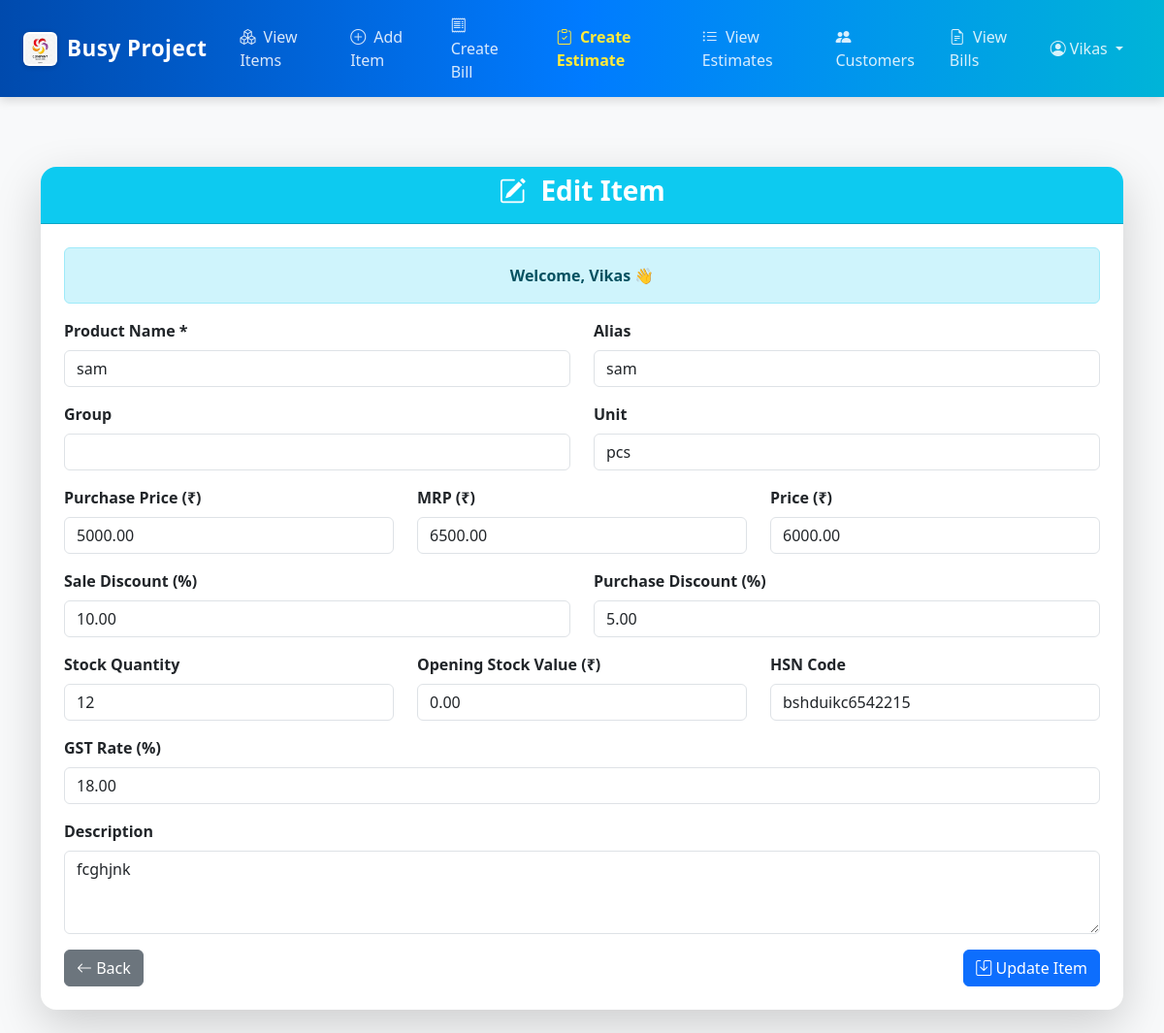
Page /edit-item/7/ (signed in) on the committed database.
### items/models.py (models this page shows, shortened)
class Item(models.Model):
    name = models.CharField(max_length=200)
    alias = models.CharField(max_length=200, blank=True, null=True)
    group = models.CharField(max_length=100, blank=True, null=True)
    unit = models.CharField(max_length=50, blank=True, null=True)
    purchase_price = models.DecimalField(max_digits=10, decimal_places=2, default=0)
    mrp = models.DecimalField(max_digits=10, decimal_places=2, default=0)
    sale_discount = models.DecimalField(max_digits=5, decimal_places=2, default=0)
    purchase_discount = models.DecimalField(max_digits=5, decimal_places=2, default=0)
    opening_stock_value = models.DecimalField(max_digits=10, decimal_places=2, default=0)
    description = models.TextField(blank=True, null=True)
    hsn_code = models.CharField(max_length=50, blank=True, null=True, default="NA")
    price = models.DecimalField(max_digits=10, decimal_places=2, default=0)
    gst_rate = models.DecimalField(max_digits=5, decimal_places=2, default=0)
    stock = models.IntegerField(default=0)

### items/views.py (the view, shortened to what this page needs)
# urls.py: path('edit-item/<int:item_id>/', views.edit_item, name='edit_item'),
@login_required(login_url='login_view')
def edit_item(request, item_id):
    item = get_object_or_404(Item, id=item_id)
    return render(request, "items/edit_item.html", {"item": item})

### items/templates/items/edit_item.html (shortened to what this page needs)
{% extends "base.html" %}
{% block content %}
<div class="container mt-5">
  <div class="card shadow-lg border-0 rounded-4">
    <div class="card-header bg-info text-white text-center rounded-top-4">
      <h3 class="fw-bold"><i class="bi bi-pencil-square me-2"></i> Edit Item</h3>
    </div>
    <div class="card-body p-4">
      <div class="alert alert-info text-center fw-semibold">
        Welcome, {{ user.username|title }} 👋
      </div>
      <form method="POST">
        <div class="row mb-3">
          <div class="col-md-6">
            <label class="form-label fw-semibold">Product Name *</label>
            <input type="text" name="name" value="{{ item.name }}" class="form-control" required>
          </div>
          <div class="col-md-6">
            <label class="form-label fw-semibold">Alias</label>
            <input type="text" name="alias" value="{{ item.alias }}" class="form-control">
          </div>
        </div>
        <div class="row mb-3">
          <div class="col-md-6">
            <label class="form-label fw-semibold">Group</label>
            <input type="text" name="group" value="{{ item.group }}" class="form-control">
          </div>
          <div class="col-md-6">
            <label class="form-label fw-semibold">Unit</label>
            <input type="text" name="unit" value="{{ item.unit }}" class="form-control">
          </div>
        </div>
        <div class="row mb-3">
          <div class="col-md-4">
            <label class="form-label fw-semibold">Purchase Price (₹)</label>
            <input type="number" step="0.01" name="purchase_price" value="{{ item.purchase_price }}" class="form-control">
          </div>
          <div class="col-md-4">
            <label class="form-label fw-semibold">MRP (₹)</label>
            <input type="number" step="0.01" name="mrp" value="{{ item.mrp }}" class="form-control">
          </div>
          <div class="col-md-4">
            <label class="form-label fw-semibold">Price (₹)</label>
            <input type="number" step="0.01" name="price" value="{{ item.price }}" class="form-control">
          </div>
        </div>
        <div class="row mb-3">
          <div class="col-md-6">
            <label class="form-label fw-semibold">Sale Discount (%)</label>
            <input type="number" step="0.01" name="sale_discount" value="{{ item.sale_discount }}" class="form-control">
          </div>
          <div class="col-md-6">
            <label class="form-label fw-semibold">Purchase Discount (%)</label>
            <input type="number" step="0.01" name="purchase_discount" value="{{ item.purchase_discount }}" class="form-control">
          </div>
        </div>
        <div class="row mb-3">
          <div class="col-md-4">
            <label class="form-label fw-semibold">Stock Quantity</label>
            <input type="number" name="stock" value="{{ item.stock }}" class="form-control">
          </div>
          <div class="col-md-4">
            <label class="form-label fw-semibold">Opening Stock Value (₹)</label>
            <input type="number" step="0.01" name="opening_stock_value" value="{{ item.opening_stock_value }}" class="form-control">
          </div>
          <div class="col-md-4">
            <label class="form-label fw-semibold">HSN Code</label>
            <input type="text" name="hsn_code" value="{{ item.hsn_code }}" class="form-control">
          </div>
        </div>
        <div class="mb-3">
          <label class="form-label fw-semibold">GST Rate (%)</label>
          <input type="number" step="0.01" name="gst_rate" value="{{ item.gst_rate }}" class="form-control">
        </div>
        <div class="mb-3">
          <label class="form-label fw-semibold">Description</label>
          <textarea name="description" rows="3" class="form-control">{{ item.description }}</textarea>
        </div>
        <div class="d-flex justify-content-between">
          <a href="{% url 'view_items' %}" class="btn btn-secondary">
            <i class="bi bi-arrow-left"></i> Back
          </a>
          <button type="submit" class="btn btn-primary">
            <i class="bi bi-save"></i> Update Item
          </button>
        </div>
      </form>
    </div>
  </div>
</div>
{% endblock %}

### items/templates/base.html (shortened to what this page needs)
{% load static %}
<!DOCTYPE html>
<html lang="en">
<head>
  <link href="https://cdn.jsdelivr.net/npm/bootstrap@5.3.2/dist/css/bootstrap.min.css" rel="stylesheet">
  <link href="https://cdn.jsdelivr.net/npm/bootstrap-icons@1.11.3/font/bootstrap-icons.css" rel="stylesheet">
</head>
<body>
  <nav class="navbar navbar-expand-lg navbar-dark sticky-top">
    <div class="container-fluid px-4">
      <a class="navbar-brand fw-bold" href="{% url 'view_items' %}">
        <img src="{% static 'images/logo.png' %}" alt="Logo"> Busy Project
      </a>
      <div class="collapse navbar-collapse justify-content-end" id="navbarNav">
        {% if user.is_authenticated %}
        <ul class="navbar-nav align-items-center">
          <li class="nav-item">
            <a class="nav-link {% if request.path == '/view-items/' %}active{% endif %}" href="{% url 'view_items' %}">
              <i class="bi bi-boxes me-1"></i> View Items
            </a>
          </li>
          <li class="nav-item">
            <a class="nav-link {% if request.path == '/add-item/' %}active{% endif %}" href="{% url 'add_item' %}">
              <i class="bi bi-plus-circle me-1"></i> Add Item
            </a>
          </li>
          <li class="nav-item">
            <a class="nav-link {% if request.path == '/create-bill/' %}active{% endif %}" href="{% url 'create_bill' %}">
              <i class="bi bi-receipt me-1"></i> Create Bill
            </a>
          </li>
          <li class="nav-item">
            <a class="nav-link estimate-btn {% if request.path == '/create-estimate/' %}active{% endif %}"
               href="{% url 'create_estimate' %}">
              <i class="bi bi-clipboard-check me-1"></i> Create Estimate
            </a>
          </li>
          <li class="nav-item">
            <a class="nav-link {% if request.path == '/view-estimates/' %}active{% endif %}" href="{% url 'view_estimates' %}">
              <i class="bi bi-list-ul me-1"></i> View Estimates
            </a>
          </li>
          <li class="nav-item">
            <a class="nav-link {% if request.path == '/customer-summary/' %}active{% endif %}"
               href="{% url 'customer_summary' %}">
              <i class="bi bi-people-fill me-1"></i> Customers
            </a>
          </li>
          <li class="nav-item">
            <a class="nav-link {% if request.path == '/view-bills/' %}active{% endif %}" href="{% url 'view_bills' %}">
              <i class="bi bi-file-earmark-text me-1"></i> View Bills
            </a>
          </li>
          <li class="nav-item dropdown">
            <a class="nav-link dropdown-toggle text-white" href="#" id="userMenu" role="button" data-bs-toggle="dropdown">
              <i class="bi bi-person-circle"></i> {{ user.username|title }}
            </a>
          </li>
        </ul>
        {% endif %}
      </div>
    </div>
  </nav>
  <main class="container-fluid py-4">
    {% block content %}{% endblock %}
  </main>
</body>
</html>

### items/templates/base.html (style rules this page uses)
.navbar { background: linear-gradient(90deg, #004aad, #007bff, #00b4d8); box-shadow: 0 3px 10px rgba(0, 0, 0, 0.15); transition: all 0.3s ease; }
.navbar-brand { font-size: 1.4rem; letter-spacing: 0.5px; color: #fff !important; display: flex; align-items: center; gap: 10px; }
.navbar-brand img { height: 35px; width: 35px; border-radius: 6px; object-fit: cover; background: #fff; padding: 2px; box-shadow: 0 1px 5px rgba(0, 0, 0, 0.2); }
.nav-link { color: rgba(255, 255, 255, 0.85) !important; margin: 0 10px; font-weight: 500; transition: all 0.3s ease; border-radius: 8px; padding: 6px 12px; }
body { background-color: #f8f9fa; }
main { padding-top: 20px; min-height: calc(100vh - 70px); }
.nav-link.estimate-btn { color: #ffeb3b !important; font-weight: 600; }

### rows in the picture
Item: name "sam", alias "sam", unit "pcs", purchase_price "5000.00", mrp "6500.00", price "6000.00", sale_discount "10.00", purchase_discount "5.00", stock "12", opening_stock_value "0.00", hsn_code "bshduikc6542215", gst_rate "18.00", description "fcghjnk"

### other values in the picture
{{ user.username|title }} "Vikas"
